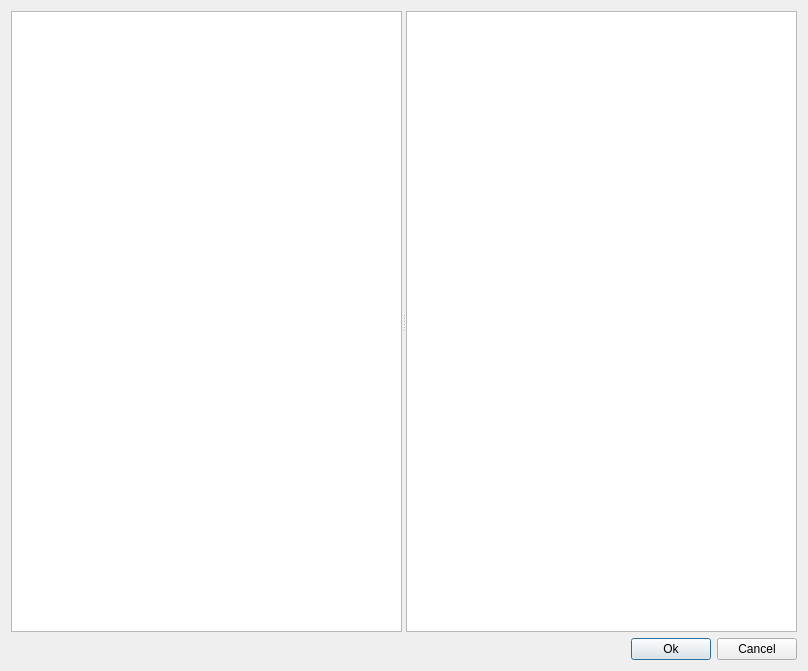
<?xml version="1.0" encoding="UTF-8"?>
<ui version="4.0">
 <class>CForwarding_select_ai_tagname_dialog</class>
 <widget class="QDialog" name="CForwarding_select_ai_tagname_dialog">
  <property name="geometry">
   <rect>
    <x>0</x>
    <y>0</y>
    <width>808</width>
    <height>671</height>
   </rect>
  </property>
  <property name="windowTitle">
   <string>Forwarding</string>
  </property>
  <layout class="QGridLayout" name="gridLayout">
   <item row="0" column="0">
    <widget class="QSplitter" name="splitter">
     <property name="orientation">
      <enum>Qt::Horizontal</enum>
     </property>
     <widget class="QTreeView" name="treeView"/>
     <widget class="QTableView" name="tableView"/>
    </widget>
   </item>
   <item row="1" column="0">
    <layout class="QHBoxLayout" name="horizontalLayout">
     <item>
      <spacer name="horizontalSpacer">
       <property name="orientation">
        <enum>Qt::Horizontal</enum>
       </property>
       <property name="sizeHint" stdset="0">
        <size>
         <width>40</width>
         <height>20</height>
        </size>
       </property>
      </spacer>
     </item>
     <item>
      <widget class="QPushButton" name="pushButtonOk">
       <property name="text">
        <string>Ok</string>
       </property>
      </widget>
     </item>
     <item>
      <widget class="QPushButton" name="pushButtonCancel">
       <property name="text">
        <string>Cancel</string>
       </property>
      </widget>
     </item>
    </layout>
   </item>
  </layout>
 </widget>
 <layoutdefault spacing="6" margin="11"/>
 <resources/>
 <connections/>
</ui>
